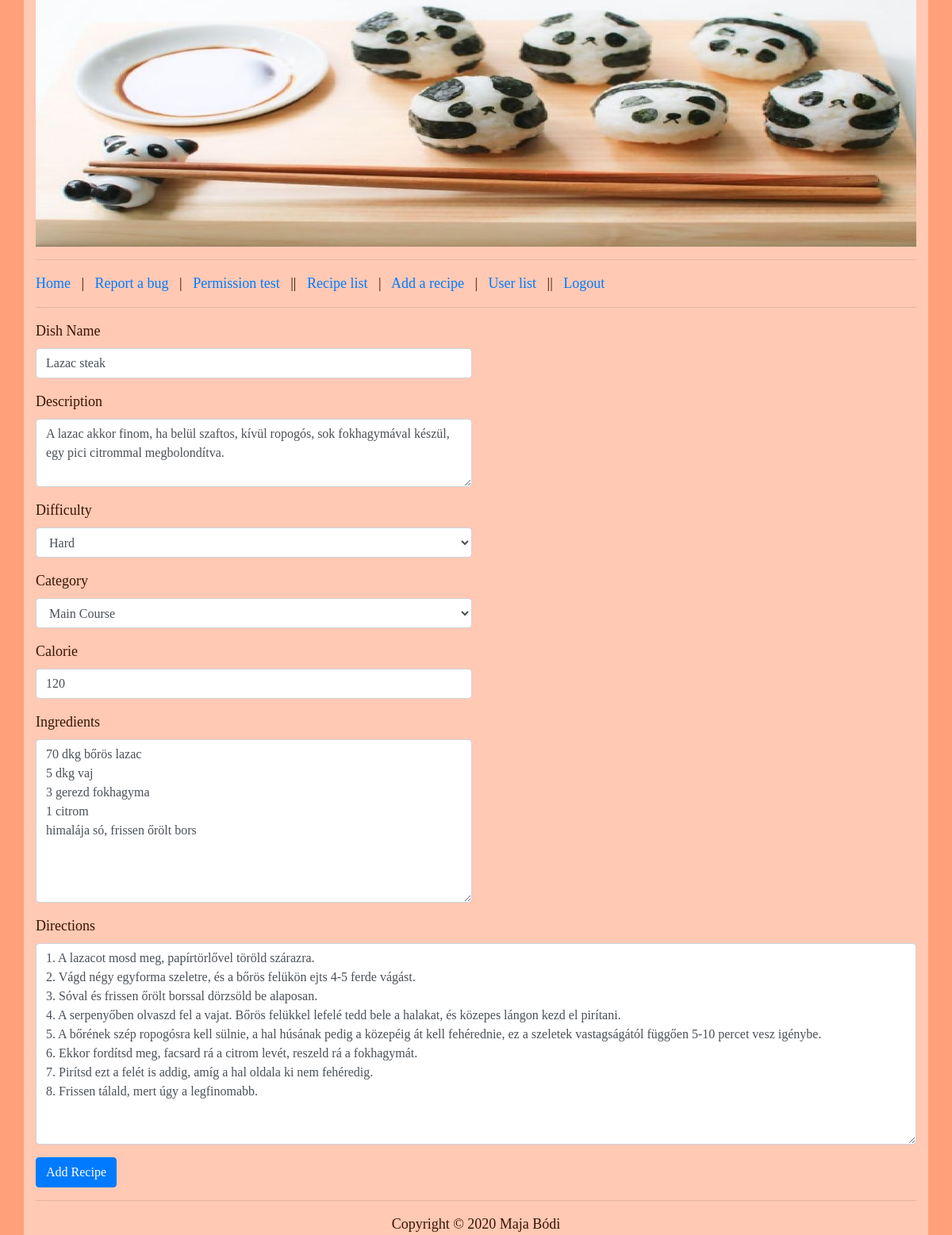
Screenshot of /index.php?P=edit_recipe&e=19 (signed in) with the database file from the repository.
### tables this page shows
CREATE TABLE IF NOT EXISTS `recipes` (
  `id` int(11) NOT NULL AUTO_INCREMENT,
  `dish_name` varchar(64) NOT NULL,
  `difficulty` int(11) NOT NULL,
  `category` varchar(40) NOT NULL,
  `calorie` int(11) NOT NULL,
  `ingredients` mediumtext NOT NULL,
  `directions` mediumtext NOT NULL,
  `description` varchar(500) NOT NULL,
  PRIMARY KEY (`id`)
);

### protected/database.php (called while the page is built, shortened)
<?php
function getConnection() {
	$connection = new PDO(DB_TYPE.':host='.DB_HOST.';dbname='.DB_NAME.';',DB_USER, DB_PASS);
	$connection->exec("SET NAMES '".DB_CHARSET."'");
	return $connection;
}
function getList($queryString, $queryParams = []) {
	$connection = getConnection();
	$statement = $connection->prepare($queryString);
	$success = $statement->execute($queryParams);
	$result = $success ? $statement->fetchAll(PDO::FETCH_ASSOC) : [];
	return $result;
}
?>

### protected/recipes/edit.php (the view, shortened to what this page needs)
<?php if(!isset($_SESSION['permission']) || $_SESSION['permission'] <= 1) : ?>
	<h1>Page access is forbidden!</h1>
<?php else : ?>
	<?php
		$query2 = "SELECT id, dish_name, difficulty, category, calorie, ingredients, directions, description FROM recipes WHERE id = :id ";
		$params2 = [':id' => $_GET['e']];
		$recipes = getList($query2, $params2);
	?>
	<?php foreach ($recipes as $r) : ?>
		<form method="post">
			<div class="form-row">
				<div class="form-group col-md-6">
					<label for="recipeDishName">Dish Name</label>
					<input type="text" class="form-control" id="recipeDishName" name="dish_name" value = "<?=$r['dish_name']?>">
				</div>
			</div>
			<div class="form-row">
				<div class="form-group col-md-6">
					<label for="recipeDescription">Description</label>
					<textarea type="text" placeholder="Please say something about it!" class="form-control" id="recipeDescription" name="description" rows="3"><?=$r['description']?></textarea>
				</div>
			</div>
			<div class="form-row">
				<div class="form-group col-md-6">
			    	<label for="recipeDifficulty">Difficulty</label>
			    	<?php
						$select = array("There is nothing here", "Very Easy", "Easy", "Medium", "Hard", "Very Hard");
						$fromwhere = $r['difficulty']
					?>
			    	<select class="form-control" id="recipeDifficulty" name="difficulty">
			      		<option value="<?=$select[$fromwhere]?>" selected><?=$select[$fromwhere]?></option>
			    	</select>
			  	</div>
			</div>
			<div class="form-row">
				<div class="form-group col-md-6">
					<label for="recipeCategory">Category</label>
					<?php
						$fromwhere = 0;
						$select = array("There is nothing here", "Breakfast", "Soup", "Main Course", "Dessert", "Salad", "Drinks", "Dinner", "Garnish");
					?>
					<?php switch($r['category']){
							case "Main Course": $fromwhere = 3; break;
					} ?>
					<select class="form-control" id="recipeCategory" name="category">
			      		<option value="<?=$select[$fromwhere]?>" selected><?=$select[$fromwhere]?></option>
			    	</select>
				</div>
			</div>
			<div class="form-row">
				<div class="form-group col-md-6">
					<label for="recipeCalorie">Calorie</label>
					<input type="text" class="form-control" id="recipeCalorie" name="calorie"  value = "<?=$r['calorie']?>">
				</div>
			</div>
			<div class="form-row">
				<div class="form-group col-md-6">
					<label for="recipeIngredients">Ingredients</label>
					<textarea type="text" placeholder="Please write the ingredients here! Please split the lines with ENTER!" class="form-control" id="recipeIngredients" name="ingredients" rows="8"><?=$r['ingredients']?></textarea>
				</div>
			</div>
			<div class="form-row">
				<div class="form-group col-md-12">
					<label for="recipeDirections">Directions</label>
					<textarea type="text" placeholder="Please write the instuctions here! Please split the lines with ENTER!" class="form-control" id="recipeDirections" name="directions" rows="10"><?=$r['directions']?></textarea>
				</div>
			</div>
			<button type="submit" class="btn btn-primary" name="addRecipe">Add Recipe</button>
		</form>
	<?php endforeach; ?>
<?php endif; ?>

### public/style.css (style rules this page uses)
body { background-color: #FFA07A; font-family: "Times New Roman"; font-size: 18px; color: #391300; }

### rows the page displays
recipes: dish_name "Lazac steak", description "A lazac akkor finom, ha belül szaftos, kívül ropogós, sok fokhagymával készül, egy pici citrommal megbolondítva.", difficulty "Hard", category "Main Course", calorie "120", ingredients "70 dkg bőrös lazac 5 dkg vaj 3 gerezd fokhagyma 1 citrom himalája só, frissen őrölt bors", directions "1. A lazacot mosd meg, papírtörlővel töröld szárazra. 2. Vágd négy egyforma szeletre, és a bőrös felükön ejts 4-5 ferde vágást. 3. Sóval és frissen őrölt borssal dörzsöld be alaposan. 4. A serpenyőben olvaszd fel a vajat. Bőrös felükkel lefelé tedd bele a halakat, és közepes lángon kezd el pirítani. 5. A bőrének szép ropogósra kell sülnie, a hal húsának pedig a közepéig át kell fehérednie, ez a szeletek vastagságától függően 5-10 percet vesz igénybe. 6. Ekkor fordítsd meg, facsard rá a citrom levét, reszeld rá a fokhagymát. 7. Pirítsd ezt a felét is addig, amíg a hal oldala ki nem fehéredig. 8. Frissen tálald, mert úgy a legfinomabb."
